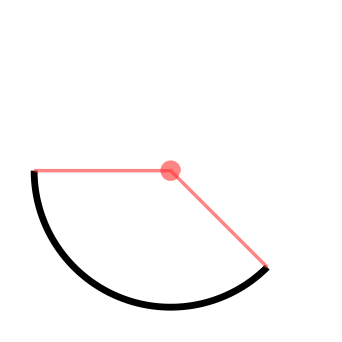

Generate this figure with Python:
#!/usr/bin/env python3
# -*- coding: utf-8 -*-

# Copyright (c) 2014 Jérémie DECOCK (http://www.jdhp.org)

# Permission is hereby granted, free of charge, to any person obtaining a copy
# of this software and associated documentation files (the "Software"), to deal
# in the Software without restriction, including without limitation the rights
# to use, copy, modify, merge, publish, distribute, sublicense, and/or sell
# copies of the Software, and to permit persons to whom the Software is
# furnished to do so, subject to the following conditions:

# The above copyright notice and this permission notice shall be included in
# all copies or substantial portions of the Software.
 
# THE SOFTWARE IS PROVIDED "AS IS", WITHOUT WARRANTY OF ANY KIND, EXPRESS OR
# IMPLIED, INCLUDING BUT NOT LIMITED TO THE WARRANTIES OF MERCHANTABILITY,
# FITNESS FOR A PARTICULAR PURPOSE AND NONINFRINGEMENT. IN NO EVENT SHALL THE
# AUTHORS OR COPYRIGHT HOLDERS BE LIABLE FOR ANY CLAIM, DAMAGES OR OTHER
# LIABILITY, WHETHER IN AN ACTION OF CONTRACT, TORT OR OTHERWISE, ARISING FROM,
# OUT OF OR IN CONNECTION WITH THE SOFTWARE OR THE USE OR OTHER DEALINGS IN
# THE SOFTWARE.


# SEE:
# - http://cairographics.org/samples/
# - http://cairographics.org/documentation/pycairo/3/reference/index.html
# - http://cairographics.org/pycairo/tutorial/
# - http://www.tortall.net/mu/wiki/CairoTutorial

import cairo
import math

WIDTH, HEIGHT = 256, 256

def main():
    """Main function"""

    # Image surfaces provide the ability to render to memory buffers either
    # allocated by cairo or by the calling code.
    # List of supported surfaces: http://www.cairographics.org/manual/cairo-surfaces.html
    surface = cairo.SVGSurface("arc.svg", WIDTH, HEIGHT)

    # cairo.Context is the object that you send your drawing commands to.
    context = cairo.Context(surface)

    # Normalizing the canvas ([0,1],[0,1]) -> ([0,WIDTH],[0,HEIGHT])
    context.scale(WIDTH, HEIGHT)

    ### DRAW ###
     
    # context.set_source_rgb(0., 0., 0.)
    # context.set_source_rgba(0., 0., 0., 1.)
    #   Sets the source pattern within context to an opaque color. This opaque color
    #   will then be used for any subsequent drawing operation until a new source
    #   pattern is set.
    #   The color components are floating point numbers in the range 0 to 1. If
    #   the values passed in are outside that range, they will be clamped.
    #   The default source pattern is opaque black, (that is, it is equivalent to
    #   cairo_set_source_rgb(context, 0.0, 0.0, 0.0)).
    #   Using set_source_rgb(r, g, b) is equivalent to using
    #   set_source_rgba(r, g, b, 1.0), and it sets your source color to use
    #   full opacity. 
    #
    # context.stroke()
    #   The stroke() operation takes a virtual pen along the current path
    #   according to the current line width, line join, line cap, and dash
    #   settings. After cairo_stroke(), the current path will be cleared from
    #   the cairo context.
    #   See http://www.cairographics.org/manual/cairo-cairo-t.html#cairo-stroke
    #
    # context.fill()
    #   A drawing operator that fills the current path according to the current
    #   fill rule, (each sub-path is implicitly closed before being filled).
    #   After cairo_fill(), the current path will be cleared from the cairo
    #   context.
    #   See http://www.cairographics.org/manual/cairo-cairo-t.html#cairo-fill

    context.set_line_width(0.02)

    context.set_source_rgb(1, 1, 1)
    context.rectangle(0, 0, 1, 1)
    context.fill()

    # STROKE

    x_center = 0.5
    y_center = 0.5

    radius = 0.4

    angle1 = math.radians(45.)   # angles in radians
    angle2 = math.radians(180.)  # angles in radians

    context.set_source_rgb(0, 0, 0)
    context.arc(x_center, y_center, radius, angle1, angle2)
    context.stroke()

    # DRAW HELPING LINES

    context.set_source_rgba(1, 0.2, 0.2, 0.6)

    context.arc(x_center, y_center, 0.03, angle1, 2. * math.pi)
    context.fill()

    context.set_line_width(0.01)

    context.arc(x_center, y_center, radius, angle1, angle1)
    context.line_to(x_center, y_center)

    context.arc(x_center, y_center, radius, angle2, angle2)
    context.line_to(x_center, y_center)

    context.stroke()

    ### WRITE THE SVG FILE ###

    surface.finish()

if __name__ == '__main__':
    main()
